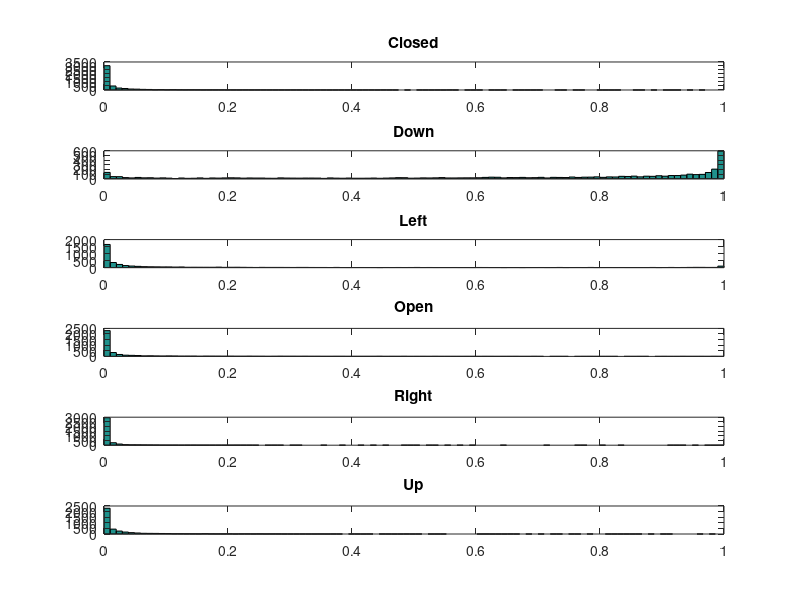
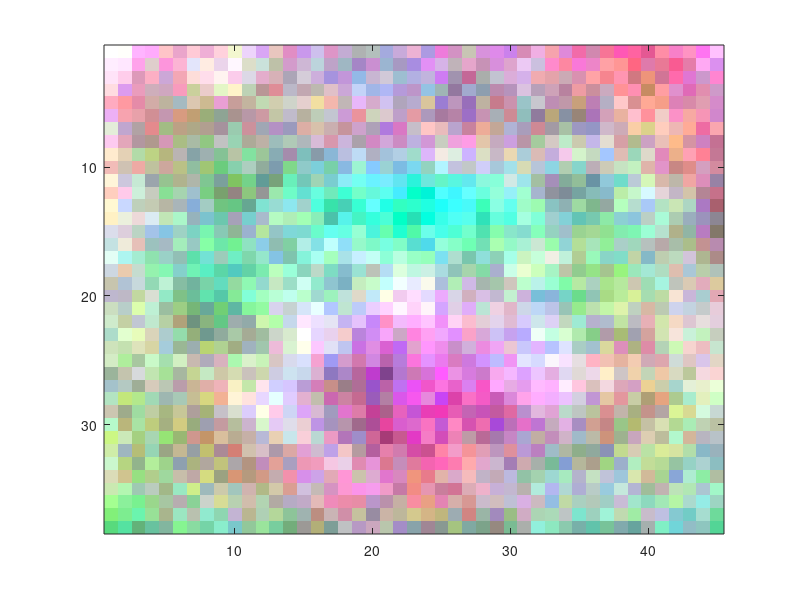

Write the MATLAB code that produced these figures, in order.
close all
clear all
a1=csvread('distsCLASS1.csv')';
a2=csvread('distsCLASS2.csv')';
a3=csvread('distsCLASS3.csv')';
a4=csvread('distsCLASS4.csv')';
a5=csvread('distsCLASS5.csv')';
a6=csvread('distsCLASS6.csv')';

a1=exp(a1);
a2=exp(a2);
a3=exp(a3);
a4=exp(a4);
a5=exp(a5);
a6=exp(a6);

labelstring={'Closed','Down','Left','Open','Right','Up'}
nbins=100;
figure
subplot (6,1,1)
hist(a1,100)
title('Closed')
subplot (6,1,2)
hist(a2,100)
title('Down')
subplot (6,1,3)
hist(a3,100)
title('Left')
subplot (6,1,4)
hist(a4,100)
title('Open')
subplot (6,1,5)
hist(a5,100)
title('Right')
subplot (6,1,6)
hist(a6,100)
title('Up')


R=reshape(csvread('feature1R.csv'),38,45,1);
G=reshape(csvread('feature1G.csv'),38,45,1);
B=reshape(csvread('feature1B.csv'),38,45,1);
im=cat(3,R,G);
im=cat(3,im,B);
figure
imagesc(10*(im-min(min(min(im)))))